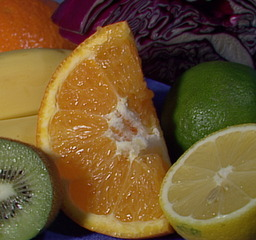
//> input picture Benchmarking/lowres_findTransform/256x240_fruits.jpg, 256 x 240 px
$ ./lowres_findTransform 256x240_fruits.jpg 448x420_fruits.jpg out.png 448x420_fruits.jpg 448x420_fruits.jpg   (built with g++ and OpenCV 4)
//> lines starting //> are read from the running program, lines starting //| are printed output that depends on the picture
// lowres_findTransform.cpp
// Christopher Smallwood
// (12/02/16)
// Input: <lowresTemplate> <lowresInput> <OutputWarp> <Template> <Input>
// Takes a template image and input image as alignment, and outputs the
// warp matrix needed to transform the input image to the same coordinates
// as the template image, and also applies the transform to the input image

#include <fstream>
#include <iostream>
#include <ctime>
#include "opencv2/opencv.hpp"

static int saveWarp(std::string fileName, const cv::Mat& warp, int motionType);

int main( int argc, char** argv )
{
  // Check correct number of command line arguments
  if( argc != 6)
    {
      std::cout << " Usage: findTransform <TemplateImage> <InputImage> <OutputWarp.cpp>" << std::endl;
      return -1;
    }
  //--------------------------------------------------------------
  std::clock_t start;
  double duration;

  start = std::clock();
  //--------------------------------------------------------------

  // Save file names provided on command line.
  const char* templateImageName = argv[1];
  const char* inputImageName = argv[2];
  const char* outputWarpMatrix = argv[3];
  const char* highresTemplate = argv[4];
  const char* highresInput = argv[5];

  cv::Mat template_image, input_image;
  cv::Mat highres_template, highres_input;

  // Load template image and input image into CV matrices
  template_image = cv::imread( templateImageName, 0 );
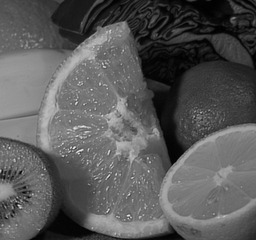
//> template_image: 240 rows x 256 cols, CV_8UC1; min 0, max 239, mean 88.7
  input_image = cv::imread( inputImageName , 0 );
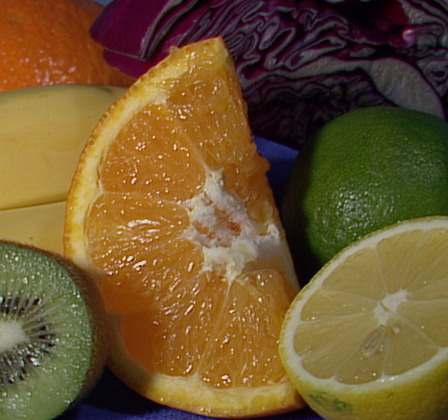
//> input picture Benchmarking/lowres_findTransform/448x420_fruits.jpg, 448 x 420 px
//> input_image: 420 rows x 448 cols, CV_8UC1; min 0, max 242, mean 88.7
  highres_template = cv::imread( highresTemplate , 0 );
  highres_input = cv::imread( highresInput , 0 );

  // Define motion model
  const int warp_mode = cv::MOTION_AFFINE;

  // Set space for warp matrix.
  cv::Mat warp_matrix = cv::Mat::eye(2, 3, CV_32F);

  // Set the stopping criteria for the algorithm
  int number_of_iterations = 3000;
  double termination_eps = 1e-10;
  cv::TermCriteria criteria(cv::TermCriteria::COUNT+cv::TermCriteria::EPS,
			number_of_iterations, termination_eps);

  // Run find_transformECC to find the warp matrix
  double cc = cv::findTransformECC (
				template_image,
				input_image,
				warp_matrix,
				warp_mode,
				criteria
				);
//> warp_matrix = [[0.826, 0.162, -33.72], [-0.678, 1.15, 65.17]]; cc = 0.569

  // Reserve a matrix to store the warped image
  cv::Mat warped_image = cv::Mat(highres_template.rows, highres_template.cols, CV_32FC1);

  // Apply the warp matrix to the input image to produce a warped image
  // (i.e. aligned to the template image)
  cv::warpAffine(highres_input, warped_image, warp_matrix, warped_image.size(), cv::INTER_LINEAR + cv::WARP_INVERSE_MAP);
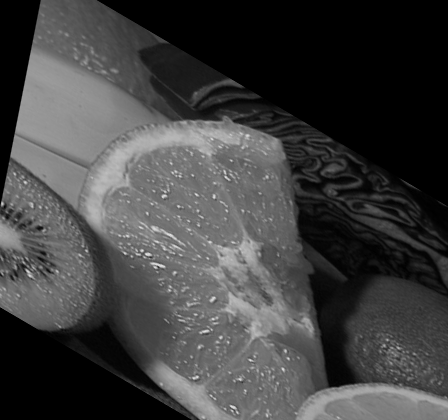
//> warped_image: 420 rows x 448 cols, CV_8UC1; min 0, max 233, mean 64.2

  //--------------------------------------------------------------
//> (the run ends here: the program needs code that is not available in this run, at `std::clock_t start;`)
